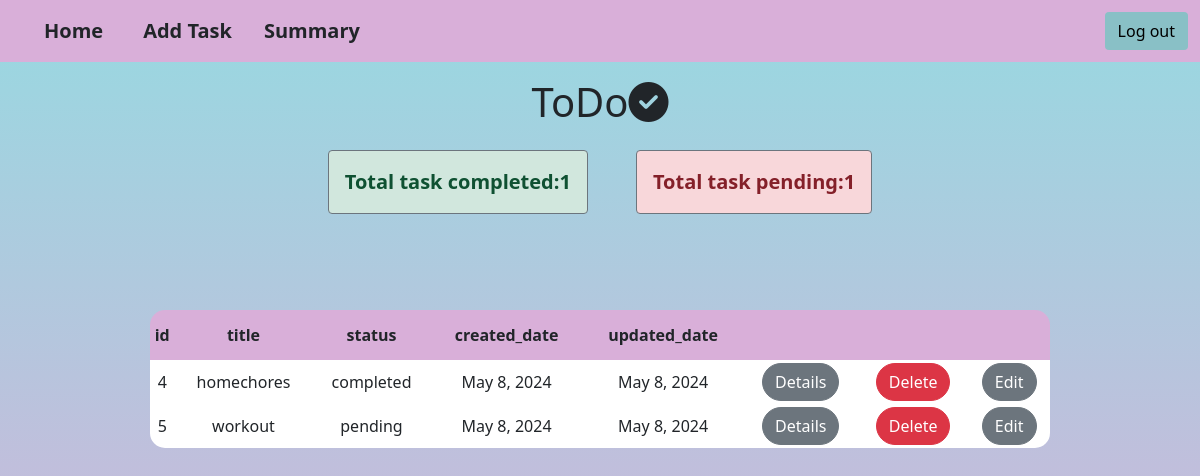
The app's page /myapp/tasks/all/ (signed in) with its own data.
### myapp/models.py (models this page shows, shortened)
class Task(models.Model):
    title=models.CharField(max_length=200)
    description=models.CharField(max_length=200)
    status_options=(
        ("completed","completed"),
        ("pending","pending")
        )
    status=models.CharField(max_length=200,choices=status_options,default="pending")
    user_object=models.ForeignKey(User,on_delete=models.CASCADE)
    created_date=models.DateField(auto_now_add=True)
    updated_date=models.DateField(auto_now=True)

### myapp/views.py (the view)
# urls.py: path("tasks/all/",views.TaskListView.as_view(),name="task-list"),
@method_decorator([signin_required,never_cache],name="dispatch")
class TaskListView(View):
    def get(self,request,*args,**kwargs):
        qs=Task.objects.filter(user_object=request.user)
        qs_1=qs.values("status").annotate(status_count=Count("status"))
        qs_2=Task.objects.filter(user_object=request.user,status='completed')
        return render(request,"task_list.html",{"data":qs,"data_1":qs_1,"data_2":qs_2})

### myapp/decorator.py (called while the page is built)
def signin_required(fn):
    def wrapper(request,*args,**kwargs):
        if not request.user.is_authenticated:
            messages.error(request,"invalid session")
            return redirect("signin")
        else:
            return fn(request,*args,**kwargs)
    return wrapper

### myapp/templates/task_list.html (shortened to what this page needs)
{% extends 'base.html' %}
{% block body_block %}
<h1 align="center" class="mt-3">ToDo<i class="fa-solid fa-circle-check"></i></h1>
        <div class="container d-flex justify-content-center gap-5 mt-4">
            {% for i in data_1 %}
            {% if i.status == "completed" %}
            <div class="alert alert-success border border-1 border-secondary fw-bolder fs-5">
                Total task {{i.status}}:{{i.status_count}}
            </div>
            {%else%}
            <div class="alert alert-danger border border-1 border-secondary fw-bolder fs-5">
                Total task {{i.status}}:{{i.status_count}}
            </div>
            {%endif%}
            {%endfor%}
        </div>
<center>
<table>
    <tr id="h">
        <th>id</th>
        <th>title</th>
        <th>status</th>
        <th>created_date</th>
        <th>updated_date</th>
        <th></th>
        <th></th>
        <th></th>
    </tr>
    {% for i in data %}
    <tr>
        <td>{{i.id}}</td>
        <td>{{i.title}}</td>
        <td>{{i.status}}</td>
        <td>{{i.created_date}}</td>
        <td>{{i.updated_date}}</td>
        <td><a href="{% url 'task-detail' i.id %}" class="btn btn-secondary rounded-pill">Details</a></td>
        <td><a href="{% url 'task-delete' i.id %}" class="btn btn-danger rounded-pill">Delete</a></td>
        <td><a href="{% url 'task-update' i.id %}" class="btn btn-secondary rounded-pill">Edit</a></td>
    </tr>
    {% endfor %}
</table>
</center>
{% endblock %}

### myapp/templates/task_list.html (style rules this page uses)
table { border-radius:15px;overflow: hidden; }
#h { background-color:#D9AFD9 ;height:50px;text-align:center; }
td { background-color: white;text-align: center;height:44px }
table { margin-top:80px;width:900px }

### myapp/templates/base.html (style rules this page uses)
body { background-color: #D9AFD9; background-image: linear-gradient(0deg, #D9AFD9 0%, #97D9E1 100%); background-repeat:no-repeat; background-size:100% 750px; }

### records on screen
Task: id "4", title "homechores", status "completed", created_date "May 8, 2024", updated_date "May 8, 2024"
Task: id "5", title "workout", status "pending", created_date "May 8, 2024", updated_date "May 8, 2024"

### other values on screen
{{ i.status }} "completed"
{{ i.status_count }} "1"
{{ i.status }} "pending"
